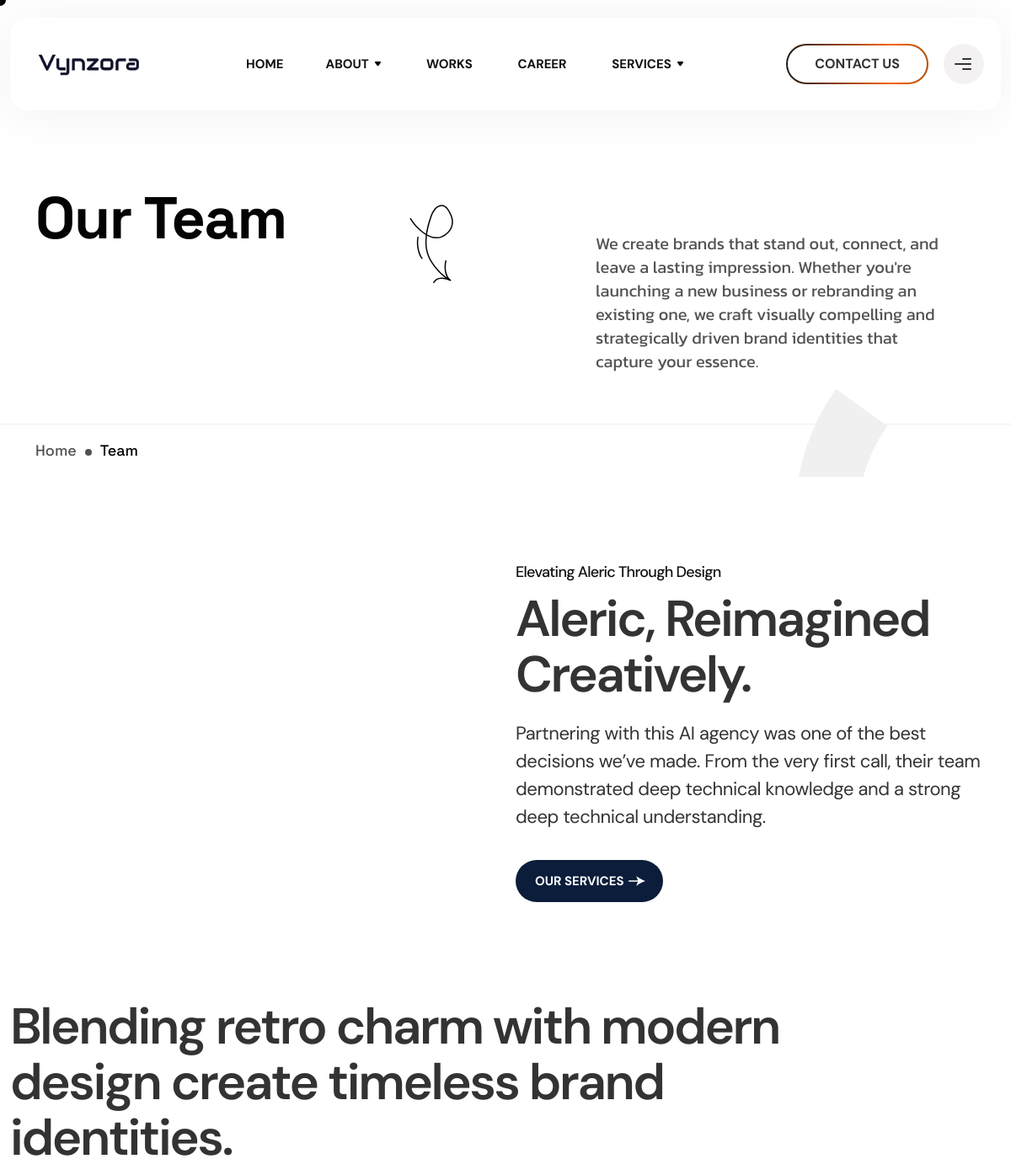
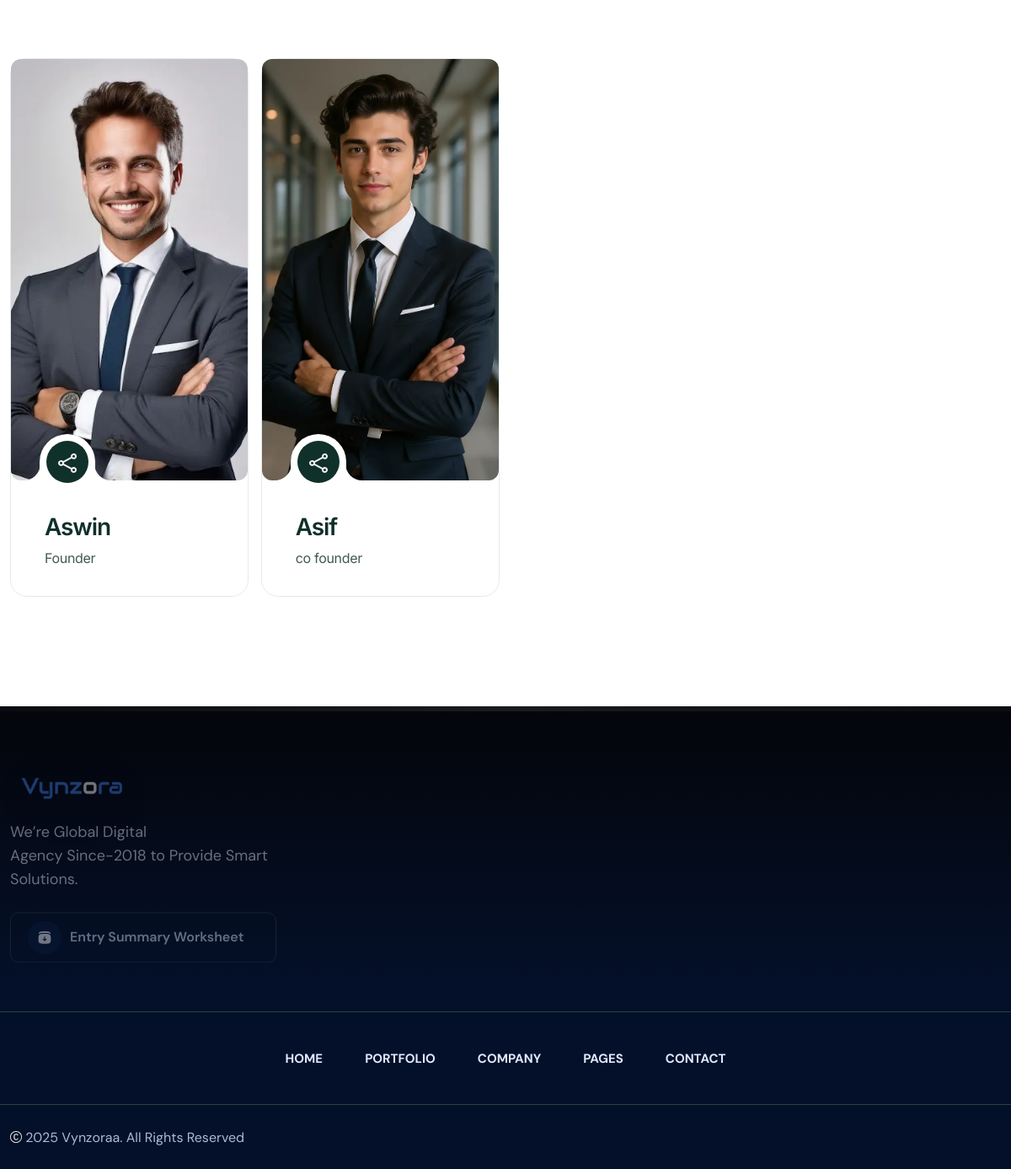
Page /team/ on the committed database (2 pictures, top to bottom).
### vynzora_app/models.py (models this page shows, shortened)
class Team(models.Model):
    client_name = models.CharField(max_length=100, null=True, blank=True)
    client_image = models.ImageField(upload_to='client_images/', null=True, blank=True)
    designation = models.CharField(max_length=100, null=True, blank=True)

### vynzora_app/views.py (the view)
# urls.py: path('team/', views.index_team, name='team'),
def index_team(request):
    team_members = Team.objects.all()
    services = Services.objects.all()
    return render(request, 'home/team.html', {'team_members': team_members,'services':services})

### templates/home/team.html (shortened to what this page needs)
{% extends "home/base.html" %}
{% load static %}
{% block content %}
                        <div class="tp-service-hero-area tp-service-hero-spacing p-relative z-index-1">
               <span class="tp-service-hero-shape-2 p-absolute">
                  <svg class="line-2" viewBox="0 0 402 339" fill="none" xmlns="http://www.w3.org/2000/svg">
                     <circle cx="413.5" cy="413.5" r="353.5" transform="matrix(-1 0 0 1 820 0)" stroke="#F0F0F0" stroke-width="120" />
                  </svg>
               </span>
               <div class="container">
                  <div class="row pb-45">
                     <div class="col-lg-7">
                        <div class="tp-service-hero-left p-relative z-index-1 mb-40">
                           <h2 class="fs-70 fs-lg-60 fs-xs-40">Our Team</h2>
                           <span class="tp-service-hero-shape tpswing d-none d-sm-inline-block">
                           </span>
                        </div>
                     </div>
                     <div class="col-lg-5">
                        <div class="tp-service-hero-right mt-55">
                           <p class="fs-20 lh-140-per">We create brands that stand out, connect, and<br> leave a lasting impression. Whether you're<br> launching a new business or rebranding an<br> existing one, we craft visually compelling and<br> strategically driven brand identities that<br> capture your essence.</p>
                        </div>
                     </div>
                  </div>
               </div>
               <div class="tp-breadcrumb-wrap">
                  <div class="container">
                     <div class="row">
                        <div class="col-12">
                           <div class="tp-breadcrumb-list">
                              <ul>
                                 <li><a href="index.html">Home</a></li>
                                 <li><span></span></li>
                                 <li>Team</li>
                              </ul>
                           </div>
                        </div>
                     </div>
                  </div>
               </div>
            </div>
            <div class="tp-team-details-area pre-header pt-160">
               <div class="container-fluid container-1524">
                  <div class="row align-items-center">
                     <div class="col-lg-6">
                        <div class="tp-team-details-thumb mb-30">
                        </div>
                     </div>
                     <div class="col-lg-6">
                        <div class="tp-team-details-title-wrap ml-35 mb-40">
                           <span class="tp-ff-dm fw-500 fs-18 ls-m-4 tp-text-common-black-5 mb-10 d-inline-block">Elevating Aleric Through Design</span>
                           <h2 class="tp-section-ai-title fs-72 fs-xl-60 fs-lg-55 fs-sm-45 fs-xs-40 fw-600 ls-m-4 tp-ff-dm mb-20 tp-text-common-black-6">Aleric, Reimagined Creatively.</h2>
                           <p class="tp-section-ai-para tp-ff-dm mb-35 fw-400 fs-22 ls-m-2 lh-150-per tp-text-common-black-6">Partnering with this AI agency was one of the best decisions we’ve made. From
                              the very first call, their team demonstrated deep technical knowledge and a strong
                              deep technical  understanding.</p>
                           <a href="service-1-light.html" class="tp-btn-lg tp-bg-theme-primary d-inline-block text-uppercase lh-0 tp-round-26 fs-15 ls-0 tp-btn-switch-2-animation tp-text-common-white fw-700 tp-ff-dm">
                              <span class="d-flex align-items-center justify-content-center">
                                 <span class="btn-text">Our Services</span>
                                 <span class="btn-icon">
                                 </span>
                              </span>
                           </a>
                        </div>
                     </div>
                  </div>
               </div>
            </div>
            <div class="tp-team-area pt-115 pb-40">
               <div class="container-fluid container-1524">
                  <div class="row gx-15">
                     <div class="col-lg-10">
                        <div class="tp-team-details-title mb-80">
                           <h2 class="tp-section-ai-title fs-72 fs-xl-60 fs-lg-55 fs-sm-45 fs-xs-40 fw-600 ls-m-4 tp-ff-dm tp-text-common-black-6">Blending retro charm with modern<br> design create timeless brand identities.</h2>
                        </div>
                     </div>
                     {% for team in team_members %}
                     <div class="col-lg-3 col-md-6">
                        <div class="tp-team-it-item mb-90" data-speed=".-9">
                           <a class="tp-team-it-thumb" href="team-light.html">
                              <img src="{{ team.client_image.url }}" alt="">
                           </a>
                           <div class="tp-team-it-content p-relative">
                              <div class="tp-team-it-socials">
                                 <div class="tp-team-it-socials-trigger">
                                    <span class="tp-team-it-socials-share">
                                    </span>
                                 </div>
                                 <div class="tp-team-it-socials-wrapper">
                                 </div>
                              </div>
                              <h3 class="fw-600 fs-28 fs-lg-25 ls-m-4 tp-ff-inter tp-text-common-black-1"><a href="team-light.html" class="underline-black">{{ team.client_name }}</a></h3>
                              <span class="tp-text-common-black-4 ls-m-2 tp-ff-inter">{{ team.designation }}</span>
                           </div>
                        </div>
                     </div>
                     {% endfor %}
                  </div>
               </div>
            </div>
{% endblock %}

### static/assets/css/spacing.css (style rules this page uses)
.mt-55 { margin-top:55px }
.mb-10 { margin-bottom:10px }
.mb-20 { margin-bottom:20px }
.mb-30 { margin-bottom:30px }
.mb-35 { margin-bottom:35px }
.mb-40 { margin-bottom:40px }
.mb-80 { margin-bottom:80px }
.mb-90 { margin-bottom:90px }
.ml-35 { margin-left:35px }
.pt-115 { padding-top:115px }
.pt-160 { padding-top:160px }
.pb-40 { padding-bottom:40px }
.pb-45 { padding-bottom:45px }

### templates/home/team.html (style rules this page uses)
.tp-team-it-thumb img { width: 100%; height: 500px; object-fit: cover; border-radius: 12px; }

### rows in the picture
Team: client_image (picture), client_name "Aswin", designation "Founder"
Team: client_image (picture), client_name "Asif", designation "co founder"
